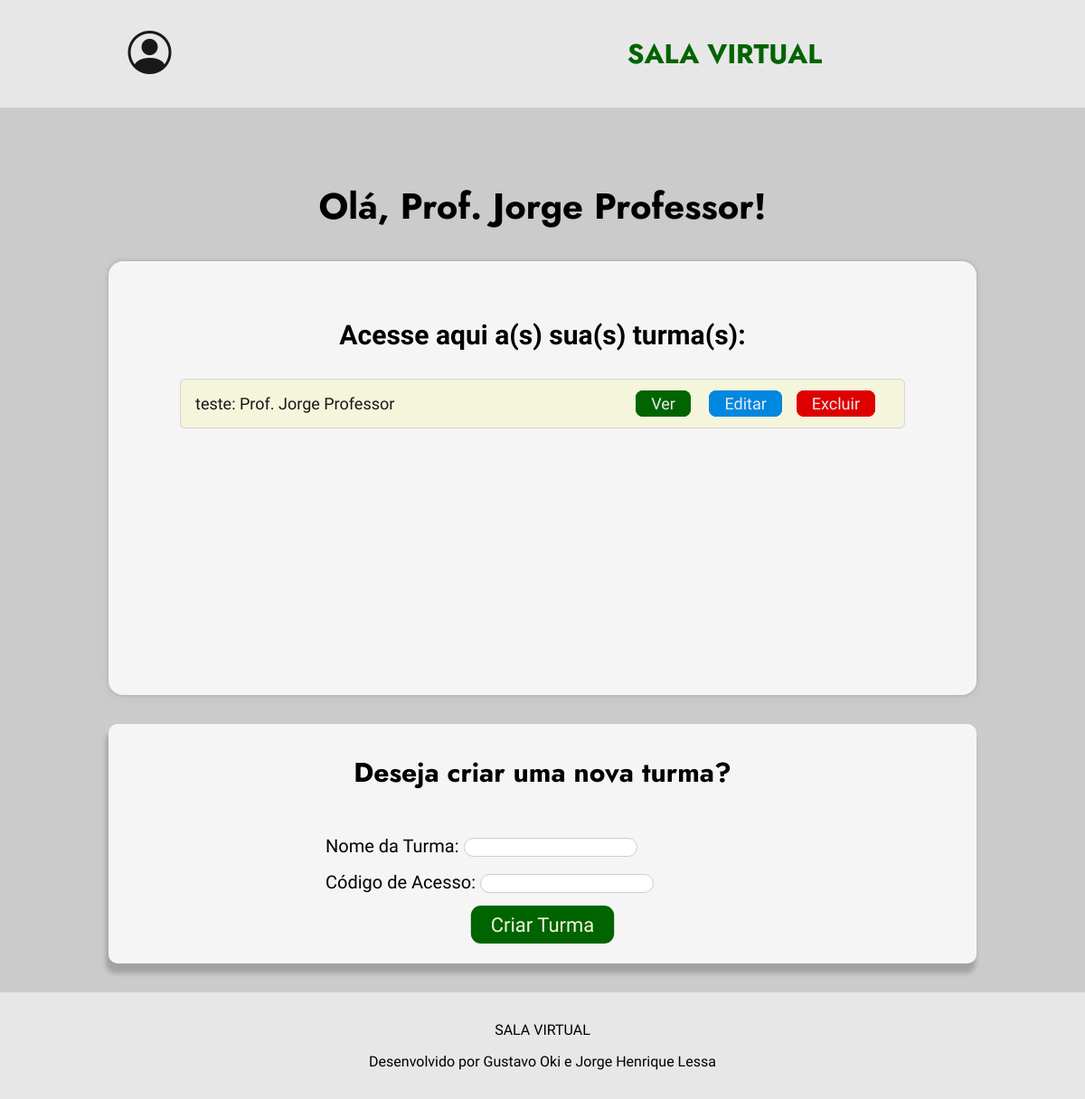
/professor (signed in), run on the app's committed database.
### app.py (models this page shows, shortened)
class Usuario(db.Model):
    __tablename__ = 'usuarios'
    id = db.Column(db.Integer, primary_key=True)
    nome = db.Column(db.String(100), nullable=False)
    senha = db.Column(db.String(100), nullable=False)
    matricula = db.Column(db.String(100), nullable=False)
    email = db.Column(db.String(100), unique=True, nullable=False)
    tipo_perfil = db.Column(db.String(50), nullable=False)
    __mapper_args__ = {
        'polymorphic_identity': 'usuario',
        'polymorphic_on': tipo_perfil
    }

class Turma(db.Model):
    id = db.Column(db.Integer, primary_key=True)
    nome = db.Column(db.String(100), nullable=False)
    professor = db.Column(db.String(100), nullable=False)
    codigo_acesso = db.Column(db.String(20), nullable=False, unique = True)  # Novo campo

### app.py (the view)
@app.route("/professor", methods=["POST", "GET"])
def professor():
    if 'user_id' not in session:
        return redirect("/login")
    professor_nome = session.get('user_id')  # Obtém o nome de usuário da sessão
    user = Usuario.query.get_or_404(professor_nome)
    if user.tipo_perfil != 'professor':
        return redirect("/login")
    if request.method == "POST":
        nome = request.form.get('nome')
        codigo_acesso = request.form.get('codigo_acesso')
        turma_existente = Turma.query.filter_by(codigo_acesso=codigo_acesso).first()
        if turma_existente:
            flash('O código de acesso já está em uso. Por favor, escolha outro.', 'error')
            return redirect("/professor")
        nova_turma = Turma(nome=nome, professor=user.nome, codigo_acesso=codigo_acesso)
        try:
            db.session.add(nova_turma)
            db.session.commit()
            return redirect("/professor")
        except Exception as e:
            print(f"ERROR: {e}")
            return f"ERROR: {e}"
    else:
        turmas = Turma.query.all()
        return render_template("professor_home.html", turmas=turmas, nome=user.nome)

### templates/professor_home.html (shortened to what this page needs)
<!DOCTYPE html>
<html lang="pt-BR">
<head>
    <link rel="stylesheet" href="{{url_for('static', filename = 'css/professor.css')}}">
    <link rel="stylesheet" href="https://cdn.jsdelivr.net/npm/bootstrap-icons@1.11.3/font/bootstrap-icons.min.css">
</head>
<body>
    <header class="cabecalho">
        <div class="container">
            <div id="container_icons">
                <nav>
                    <ul class="ul-icons">
                        <li class="icons_header dropdown">
                            <i class="bi bi-person-circle" id="profile-icon"></i>
                        </li>
                    </ul>
                </nav>
            </div>
            <ul class="ul-menu">
                <div class="div_title_header">
                    <h1 id="title_header">SALA VIRTUAL</h1>
                </div>
            </ul>
        </div>
    </header>
    <section class="section_menu">
        <h2 class="title_user_section">Olá, Prof. {{ nome }}!</h2>
        <div class="div_turmas">
            <h2 id="title_section_turmas">Acesse aqui a(s) sua(s) turma(s):</h2>
            <div class="turmas_lista">
                <ul id="lista_turmas">
                {% if turmas | length < 1 %}
                    <p id="sem_turmas_msg">Nenhuma turma disponível no momento...</p>
                    {% else %}
                        {% for turma in turmas %}
                            <li class="li_turma">
                                <div>
                                    <p id="info_turma">{{ turma.nome }}: Prof. {{turma.professor}}</p>
                                </div>
                                <div class="buttons_li">
                                    <a href="/turma/{{ turma.id }}" id="ver-btn">Ver</a>
                                    <a href="/edit_turma/{{ turma.id }}" id="edit-btn">Editar</a><a href="/delete_turma/{{ turma.id }}" id="delete-btn">Excluir</a>
                                </div>
                            </li>
                        {% endfor %}
                    {% endif %}
                </ul>
            </div>
        </div>
        <div class="criar_turma">
            <h2 id="title_criar_turma">Deseja criar uma nova turma?</h2>
            <form id="form_criar_turma" action="/professor" method="POST">
                <div class="form-group">
                    <label for="nome_turma">Nome da Turma: </label>
                    <input type="text" id="nome" name="nome" required>
                </div>
                <div class="form-group">
                    <label for="codigo_acesso">Código de Acesso: </label>
                    <input type="text" id="codigo_acesso" name="codigo_acesso" required>
                </div>
                <div id="button">
                    <button id="button_forms" type="submit">Criar Turma</button>
                </div>
            </form>
        </div>
    </section>
    <footer>
        <div id="div_footer">
            <p>SALA VIRTUAL</p>
            <p id="p_footer">Desenvolvido por Gustavo Oki e Jorge Henrique Lessa</p>
        </div>
    </footer>
</body>
</html>

### static/css/professor.css (style rules this page uses)
.div_turmas { box-shadow: rgba(67, 71, 85, 0.27) 0px 0px 0.25em, rgba(90, 125, 188, 0.05) 0px 0.25em 1em; border-radius: 1rem; display: flex; flex-direction: column; justify-items: center; align-items: center; text-align: start; margin-top: 2rem; padding: 2rem; width: 80%; min-height: 60vh; background-color: whitesmoke; }
#title_section_turmas { font-family: var(--fonte-texto); font-size: 30px; margin: 2rem 0 2rem 0; }
.turmas_lista { display: flex; justify-items: center; align-items: center; text-align: center; }
#lista_turmas { display: flex; flex-direction: column; list-style-type: none; width: 100vh; align-items:center; font-size: 18px; }
#lista_turmas li { display: flex; justify-content: space-between; margin-bottom: 1.5rem; box-shadow: rgba(0, 0, 0, 0.02) 0px 1px 3px 0px, rgba(27, 31, 35, 0.15) 0px 0px 0px 1px; padding: 1rem; border-radius: 5px; background-color: beige; width: 100%; transition: 0.5s; cursor: pointer; }
#lista_turmas a { text-decoration: none; color: inherit; }
.li_turma { display: flex; flex-direction: row; justify-content: space-around; color: rgb(234, 234, 234); }
#info_turma { color: var(--cor-texto); }
.buttons_li a { margin-right: 1rem; }
#ver-btn { border: 1px solid var(--cor-destaque); border-radius: 8px; padding: 0.2rem 1rem; background-color: var(--cor-destaque); }
#edit-btn { border: 1px solid rgb(0, 135, 224); border-radius: 8px; padding: 0.2rem 1rem; background-color: rgb(0, 135, 224); }
#delete-btn { border: 1px solid rgb(222, 0, 0); border-radius: 8px; padding: 0.2rem 1rem; background-color: rgb(222, 0, 0); }
.criar_turma { background-color: whitesmoke; width: 80%; flex-direction: column; display: flex; justify-content: center; align-items: center; margin: 2rem 0 2rem 0; border-radius: 10px; box-shadow: -2px 10px 5px 1px rgba(0, 0, 0, 0.2) }
#title_criar_turma { font-family: var(--fonte-titulo); font-size: 30px; margin: 2rem 0 2rem 0; }
#form_criar_turma { margin-bottom: 1.5rem; width: 50%; }
.form-group { margin: 1rem 0; font-size: 20px; }
.form-group input { border-radius: 15px; border: 1px solid #ccc; width: 40%; text-align: center; font-size: 16px; }
#button { display: flex; justify-content: center; }
#button_forms { border: 2px solid var(--cor-destaque); background-color: var(--cor-destaque); color: var(--cor-btn-texto); padding: 5px; border-radius: 10px; font-size: 20px; transform: scale(1.1); width: 30%; cursor: pointer; transition: 0.5s; }

### static/css/home.css (style rules this page uses)
.icons_header { list-style-type: none; font-size: 3rem; transition: 0.5s; margin-right: 5.5rem; }
.section_menu { background-color: rgb(203, 203, 203); flex-direction: column; display: flex; justify-content: center; align-items: center; }
.title_user_section { color: var(--cor-titulo); font-family: var(--fonte-titulo); font-size: 40px; margin-top: 5rem; }

### static/css/style-padrao.css (style rules this page uses)
* { font-family: var(--fonte-texto); padding: 0; margin: 0; box-sizing: border-box; }
body { min-height: 100vh; }
:root { --background: #F8F8FF; --cor-header-footer: #e7e7e7; --cor-secao: #F5F5F5; --cor-titulo: #000000; --cor-texto: #181818; --cor-texto-claro: beige; --cor-btn-texto: beige; --cor-destaque: #006400; --fonte-titulo: 'Jost'; --fonte-texto: 'Oswald'; }
body { min-height: 100vh; background-color: var(--background); }
.cabecalho { width: 100%; background-color: var(--cor-header-footer); }
.container { display: flex; justify-content: space-around; }
#container_icons { display: flex; margin-left: 1rem; }
.ul-menu { display: flex; flex-direction: row; justify-content:space-around; align-items:center; margin: 2rem 3rem 2rem 3rem; width: 40%; }
.ul-icons { display: flex; flex-direction: row; justify-content: space-around; align-items: center; padding: 1rem 0 1rem 0; width: 100%; }
#title_header { font-family: var(--fonte-titulo); font-size: 30px; color: var(--cor-destaque); }
nav li { display: inline-block; }
nav li i { display: inline-block; color: var(--cor-texto); text-decoration: none; padding: 15px; }
footer { background-color: var(--cor-header-footer); color: var(--cor-titulo); font-family: var(--fonte-texto); }
#div_footer { display: flex; flex-direction: column; align-items: center; padding: 2rem; }
#p_footer { margin-top: 1rem; }

### data on the page
Usuario: nome "Jorge Professor"
Turma: nome "teste", professor "Jorge Professor"
